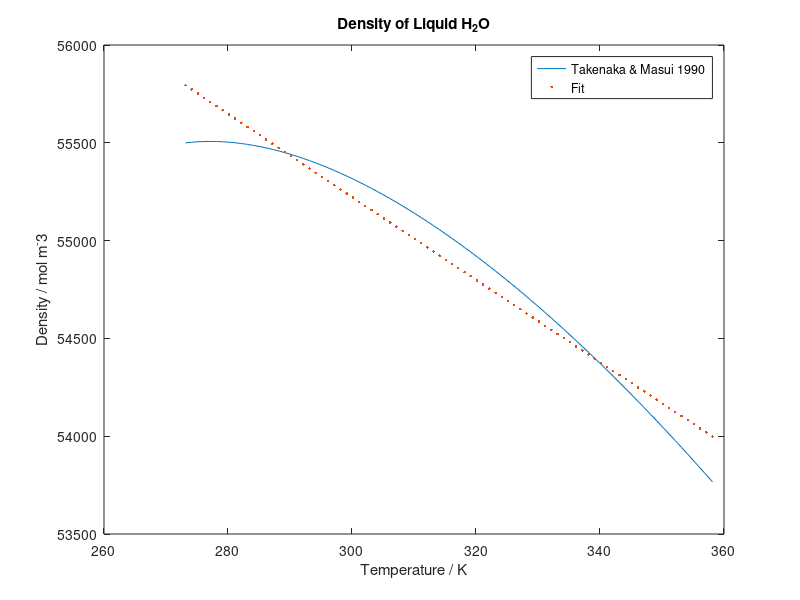

The MATLAB script that drew this image:
function H2Odensity
% Fitting procedure based on
% http://www.eng.cam.ac.uk/help/tpl/programs/Matlab/curve_fitting.html
% Kevin L. Davies, 4/9/11 (modified 11/22/11)

m = 0.01801528; % Specific mass / (kg/mol) [McBride2002, NIST2009]
T_degC = 0:85; % Temperature in deg C
T = T_degC + 273.15; % Temperature / K
n_Takenaka = @(T)(1 - (T - 277.13152).^2.*(T + 123.03534).*(T - 240.86147)./(609628.6*(T - 190.02667).*(T - 242.90545)))*999.9734/m; % Density / (mol/m3)
% From Takenaka, M. & Masui, R. "Measurement of the Thermal Expansion of Pure Water in the Temperature Range 0 degC to 85 degC", Metrologia, 1990, 27, 165

n = n_Takenaka(T);
bestcoeffs = fminsearch(@fun, [1 1 1 1], [], T, n);
a = bestcoeffs(1)
b = bestcoeffs(2)
c = bestcoeffs(3)
d = bestcoeffs(4)
n_fun = @(T)a*(b*T + c).^3 + d; % Density / (mol/m3)
n_fit = n_fun(T);
%n_fun2 = @(T_degC)999.9734 - 31.3625/209.199*(T_degC - 4).^2; % Density / (mol/m3)
%n_fit2 = n_fun2(T_degC);

% Now compare n with n_fit.
plot(T, n, '-', T, n_fit, '.');
%hold on
%plot(T, n_fit2, 'r.');
legend('Takenaka & Masui 1990','Fit')
%legend('Takenaka & Masui 1990', 'Fit1', 'Fit2')
title('Density of Liquid H_2O')
xlabel('Temperature / K')
ylabel('Density / mol m^-3')

function out = fun(coeff, T, n)
a = coeff(1);
b = coeff(2);
c = coeff(3);
d = coeff(4);
n_fun = @(T)a*(b*T + c).^3 + d; % Density / (mol/m3)
DIFF = n_fun(T) - n;
SQ_DIFF = DIFF.^2;

out = sum(SQ_DIFF);
